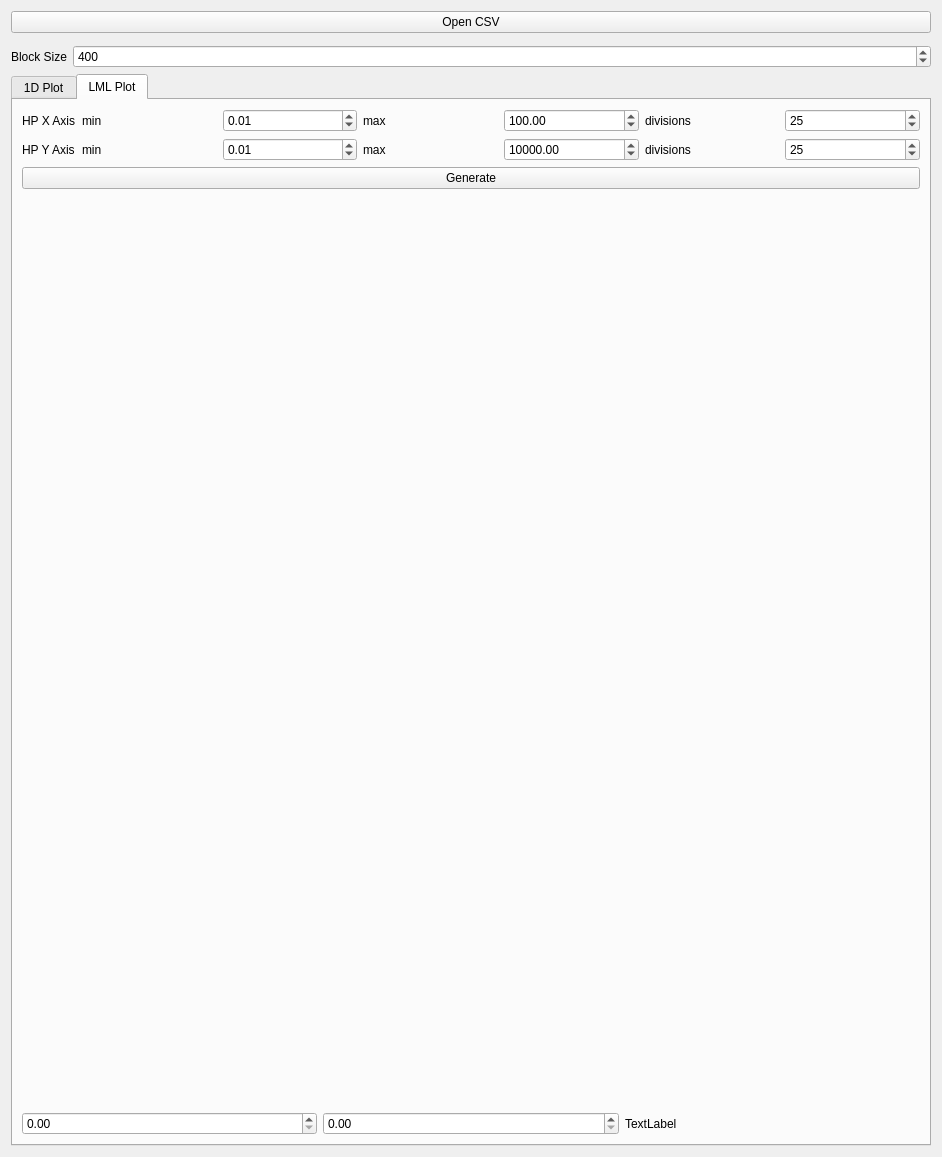
<?xml version="1.0" encoding="UTF-8"?>
<ui version="4.0">
 <class>CSV2GPRWidet</class>
 <widget class="QWidget" name="CSV2GPRWidet">
  <property name="geometry">
   <rect>
    <x>0</x>
    <y>0</y>
    <width>942</width>
    <height>1157</height>
   </rect>
  </property>
  <property name="windowTitle">
   <string>Form</string>
  </property>
  <layout class="QVBoxLayout" name="verticalLayout">
   <item>
    <widget class="QPushButton" name="open_csv_btn">
     <property name="text">
      <string>Open CSV</string>
     </property>
    </widget>
   </item>
   <item>
    <widget class="RegressionParamsWidget" name="params_widget" native="true"/>
   </item>
   <item>
    <layout class="QFormLayout" name="formLayout_3">
     <item row="0" column="0">
      <widget class="QLabel" name="label_6">
       <property name="text">
        <string>Block Size</string>
       </property>
      </widget>
     </item>
     <item row="0" column="1">
      <widget class="QSpinBox" name="block_size">
       <property name="minimum">
        <number>1</number>
       </property>
       <property name="maximum">
        <number>3200</number>
       </property>
       <property name="value">
        <number>400</number>
       </property>
      </widget>
     </item>
    </layout>
   </item>
   <item>
    <widget class="QTabWidget" name="tabWidget">
     <property name="currentIndex">
      <number>1</number>
     </property>
     <widget class="QWidget" name="tab">
      <attribute name="title">
       <string>1D Plot</string>
      </attribute>
      <layout class="QVBoxLayout" name="verticalLayout_2">
       <item>
        <layout class="QFormLayout" name="formLayout">
         <item row="0" column="0">
          <widget class="QLabel" name="label">
           <property name="text">
            <string>x range</string>
           </property>
          </widget>
         </item>
         <item row="0" column="1">
          <layout class="QHBoxLayout" name="horizontalLayout_2">
           <item>
            <widget class="QDoubleSpinBox" name="x_min">
             <property name="minimum">
              <double>-999.000000000000000</double>
             </property>
             <property name="maximum">
              <double>999.000000000000000</double>
             </property>
             <property name="value">
              <double>-8.000000000000000</double>
             </property>
            </widget>
           </item>
           <item>
            <widget class="QDoubleSpinBox" name="x_max">
             <property name="value">
              <double>8.000000000000000</double>
             </property>
            </widget>
           </item>
          </layout>
         </item>
         <item row="1" column="0">
          <widget class="QLabel" name="label_2">
           <property name="text">
            <string>y value</string>
           </property>
          </widget>
         </item>
         <item row="1" column="1">
          <widget class="QDoubleSpinBox" name="y_val">
           <property name="minimum">
            <double>-9999.000000000000000</double>
           </property>
           <property name="maximum">
            <double>9999.000000000000000</double>
           </property>
          </widget>
         </item>
         <item row="2" column="0">
          <widget class="QLabel" name="label_3">
           <property name="text">
            <string>divisions</string>
           </property>
          </widget>
         </item>
         <item row="2" column="1">
          <widget class="QSpinBox" name="divisions">
           <property name="minimum">
            <number>10</number>
           </property>
           <property name="maximum">
            <number>256</number>
           </property>
           <property name="value">
            <number>256</number>
           </property>
          </widget>
         </item>
        </layout>
       </item>
       <item>
        <widget class="QPushButton" name="predict_btn">
         <property name="text">
          <string>Predict</string>
         </property>
        </widget>
       </item>
       <item>
        <widget class="QCustomPlot" name="pred_plot" native="true">
         <property name="sizePolicy">
          <sizepolicy hsizetype="Preferred" vsizetype="Expanding">
           <horstretch>0</horstretch>
           <verstretch>0</verstretch>
          </sizepolicy>
         </property>
        </widget>
       </item>
      </layout>
     </widget>
     <widget class="QWidget" name="tab_2">
      <attribute name="title">
       <string>LML Plot</string>
      </attribute>
      <layout class="QVBoxLayout" name="verticalLayout_3">
       <item>
        <layout class="QFormLayout" name="formLayout_2">
         <item row="0" column="0">
          <widget class="QLabel" name="hp_x_axis">
           <property name="text">
            <string>HP X Axis</string>
           </property>
          </widget>
         </item>
         <item row="0" column="1">
          <layout class="QHBoxLayout" name="horizontalLayout_3">
           <item>
            <widget class="QLabel" name="label_4">
             <property name="text">
              <string>min</string>
             </property>
            </widget>
           </item>
           <item>
            <widget class="QDoubleSpinBox" name="hp_x_min">
             <property name="minimum">
              <double>-100.000000000000000</double>
             </property>
             <property name="maximum">
              <double>100.000000000000000</double>
             </property>
             <property name="value">
              <double>0.010000000000000</double>
             </property>
            </widget>
           </item>
           <item>
            <widget class="QLabel" name="label_5">
             <property name="text">
              <string>max</string>
             </property>
            </widget>
           </item>
           <item>
            <widget class="QDoubleSpinBox" name="hp_x_max">
             <property name="minimum">
              <double>-100.000000000000000</double>
             </property>
             <property name="maximum">
              <double>9999999.000000000000000</double>
             </property>
             <property name="value">
              <double>100.000000000000000</double>
             </property>
            </widget>
           </item>
           <item>
            <widget class="QLabel" name="hp_x_div_lbl">
             <property name="text">
              <string>divisions</string>
             </property>
            </widget>
           </item>
           <item>
            <widget class="QSpinBox" name="hp_x_div">
             <property name="minimum">
              <number>5</number>
             </property>
             <property name="maximum">
              <number>256</number>
             </property>
             <property name="value">
              <number>25</number>
             </property>
            </widget>
           </item>
          </layout>
         </item>
         <item row="1" column="0">
          <widget class="QLabel" name="label_7">
           <property name="text">
            <string>HP Y Axis</string>
           </property>
          </widget>
         </item>
         <item row="1" column="1">
          <layout class="QHBoxLayout" name="horizontalLayout_4">
           <item>
            <widget class="QLabel" name="hp_y_min_lbl">
             <property name="text">
              <string>min</string>
             </property>
            </widget>
           </item>
           <item>
            <widget class="QDoubleSpinBox" name="hp_y_min">
             <property name="minimum">
              <double>-100.000000000000000</double>
             </property>
             <property name="maximum">
              <double>100.000000000000000</double>
             </property>
             <property name="value">
              <double>0.010000000000000</double>
             </property>
            </widget>
           </item>
           <item>
            <widget class="QLabel" name="hp_y_max_lbl">
             <property name="text">
              <string>max</string>
             </property>
            </widget>
           </item>
           <item>
            <widget class="QDoubleSpinBox" name="hp_y_max">
             <property name="minimum">
              <double>0.000000000000000</double>
             </property>
             <property name="maximum">
              <double>999999.000000000000000</double>
             </property>
             <property name="value">
              <double>10000.000000000000000</double>
             </property>
            </widget>
           </item>
           <item>
            <widget class="QLabel" name="label_10">
             <property name="text">
              <string>divisions</string>
             </property>
            </widget>
           </item>
           <item>
            <widget class="QSpinBox" name="hp_y_div">
             <property name="minimum">
              <number>5</number>
             </property>
             <property name="maximum">
              <number>256</number>
             </property>
             <property name="value">
              <number>25</number>
             </property>
            </widget>
           </item>
          </layout>
         </item>
        </layout>
       </item>
       <item>
        <widget class="QPushButton" name="generate_lml">
         <property name="text">
          <string>Generate</string>
         </property>
        </widget>
       </item>
       <item>
        <widget class="QCustomPlot" name="lml_plot" native="true">
         <property name="sizePolicy">
          <sizepolicy hsizetype="Preferred" vsizetype="Expanding">
           <horstretch>0</horstretch>
           <verstretch>0</verstretch>
          </sizepolicy>
         </property>
        </widget>
       </item>
       <item>
        <layout class="QHBoxLayout" name="horizontalLayout">
         <item>
          <widget class="QDoubleSpinBox" name="lml_min"/>
         </item>
         <item>
          <widget class="QDoubleSpinBox" name="lml_max"/>
         </item>
         <item>
          <widget class="QLabel" name="pos_lbl">
           <property name="text">
            <string>TextLabel</string>
           </property>
          </widget>
         </item>
        </layout>
       </item>
      </layout>
     </widget>
    </widget>
   </item>
  </layout>
 </widget>
 <customwidgets>
  <customwidget>
   <class>QCustomPlot</class>
   <extends>QWidget</extends>
   <header>include/sensor_stream_ros/third_party/qcustomplot.h</header>
   <container>1</container>
  </customwidget>
  <customwidget>
   <class>RegressionParamsWidget</class>
   <extends>QWidget</extends>
   <header location="global">include/sensor_stream_ros/ui/regression_params_widget.h</header>
   <container>1</container>
  </customwidget>
 </customwidgets>
 <resources/>
 <connections/>
</ui>
